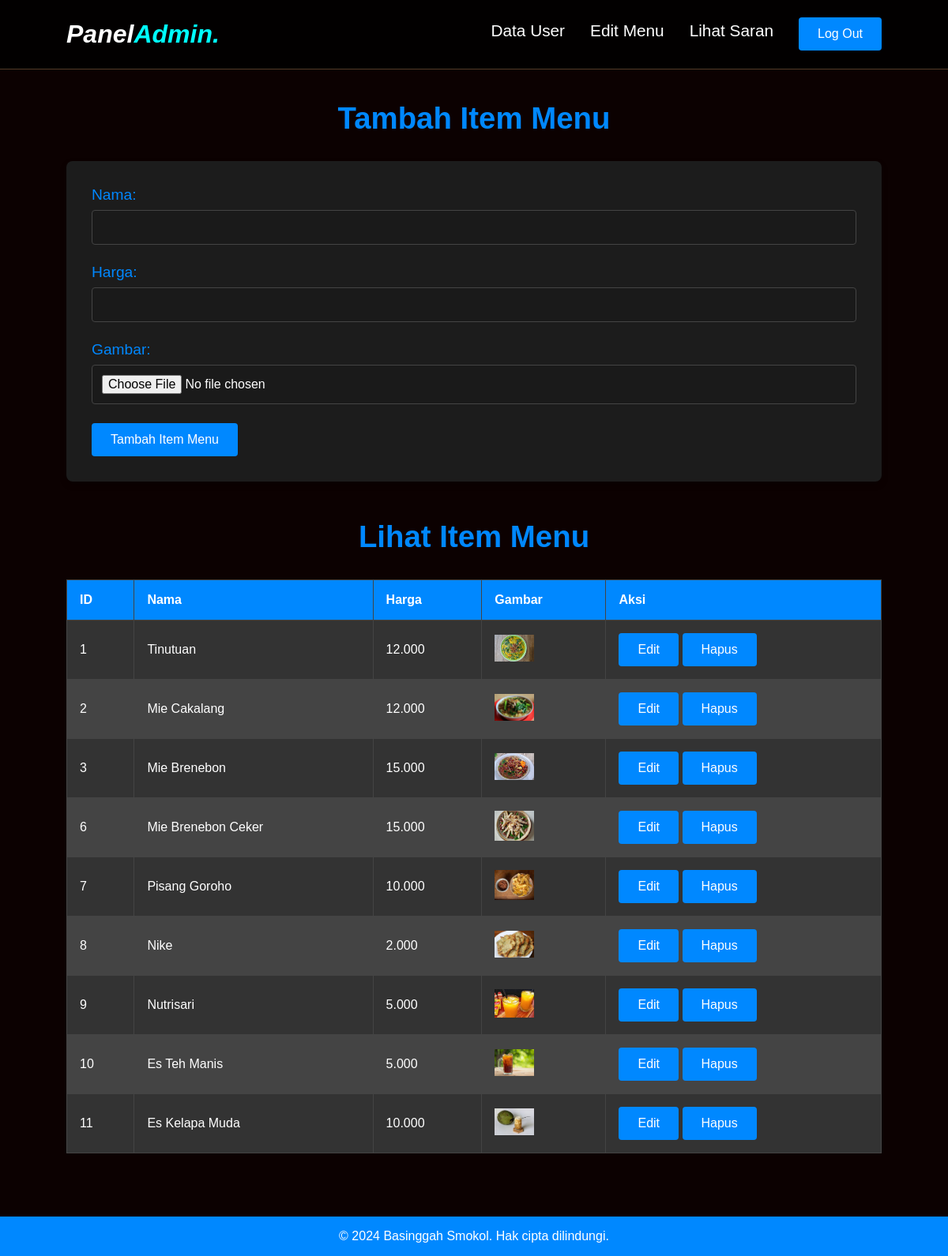
The page /admin.php (signed in) on the database its author committed.
### tables this page shows
CREATE TABLE `menu` (
  `id` int(11) NOT NULL,
  `name` varchar(255) NOT NULL,
  `price` varchar(255) NOT NULL,
  `image` varchar(255) NOT NULL
);

### admin.php (the view, shortened to what this page needs)
<?php
include 'koneksi.php';
$menus = $conn->query("SELECT * FROM menu");
?>
<!DOCTYPE html>
<html lang="id">
<head>
  <link rel="stylesheet" href="css/admin.css">
</head>
<body>
<header class="admin-header">
  <div class="admin-logo">Panel<span>Admin.</span></div>
  <nav class="navbar">
    <div class="navbar-nav">
      <a href="data_user.php">Data User</a>
      <a href="edit_menu.php">Edit Menu</a>
      <a href="lihat_saran.php">Lihat Saran</a>
    </div>
  </nav>
  <a href="logout_admin.php" class="btn logout">Log Out</a>
</header>
<main class="admin-panel">
  <section id="add-menu" class="admin-section">
    <h2>Tambah Item Menu</h2>
    <form method="post" enctype="multipart/form-data" class="admin-form">
      <div class="form-group">
        <label for="name">Nama:</label>
        <input type="text" id="name" name="name" required>
      </div>
      <div class="form-group">
        <label for="price">Harga:</label>
        <input type="text" id="price" name="price" required>
      </div>
      <div class="form-group">
        <label for="image">Gambar:</label>
        <input type="file" id="image" name="image" accept="image/*" required>
      </div>
      <button type="submit" name="add_menu" class="btn">Tambah Item Menu</button>
    </form>
  </section>
  <section id="view-menu" class="admin-section">
    <h2>Lihat Item Menu</h2>
    <table class="admin-table">
      <thead>
        <tr>
          <th>ID</th>
          <th>Nama</th>
          <th>Harga</th>
          <th>Gambar</th>
          <th>Aksi</th>
        </tr>
      </thead>
      <tbody>
        <?php while ($row = $menus->fetch_assoc()): ?>
        <tr>
          <td><?php echo $row['id']; ?></td>
          <td><?php echo $row['name']; ?></td>
          <td><?php echo $row['price']; ?></td>
          <td><img src="img/<?php echo $row['image']; ?>" alt="<?php echo $row['name']; ?>" width="50"></td>
          <td>
            <a href="edit_menu.php?id=<?php echo $row['id']; ?>" class="btn">Edit</a>
            <a href="admin.php?delete_id=<?php echo $row['id']; ?>" onclick="return confirm('Apakah Anda yakin?')" class="btn">Hapus</a>
          </td>
        </tr>
        <?php endwhile; ?>
      </tbody>
    </table>
  </section>
</main>
<footer>
  <p>&copy; 2024 Basinggah Smokol. Hak cipta dilindungi.</p>
</footer>
</body>
</html>

### css/admin.css (style rules this page uses)
:root { --primary: rgb(0, 136, 255); --bg: #0c0101; --input-bg: #1a1a1a; --input-border: #444; --focus-border: var(--primary); --button-bg: var(--primary); --button-hover-bg: #005bb5; --label-color: var(--primary); }
* { margin: 0; padding: 0; box-sizing: border-box; outline: none; border: none; text-decoration: none; }
html { scroll-behavior: smooth; }
body { font-family: "Poppins", sans-serif; background-color: var(--bg); color: #fff; }
.admin-header { display: flex; justify-content: space-between; align-items: center; padding: 1.4rem 7%; background-color: rgba(1, 1, 1, 0.8); border-bottom: 1px solid #513c28; position: fixed; top: 0; left: 0; right: 0; z-index: 9999; }
.admin-header .admin-logo { font-size: 2rem; font-weight: 700; color: #fff; font-style: italic; }
.admin-header .admin-logo span { color: aqua; }
.navbar { display: flex; align-items: center; margin-left: auto; }
.navbar .navbar-nav { display: flex; }
.navbar .navbar-nav a { color: white; display: inline-block; font-size: 1.3rem; margin: 0 1rem; }
.navbar .navbar-nav a::after { content: ""; display: block; padding-bottom: 0.5rem; border-bottom: 0.1rem solid var(--primary); transform: scaleX(0); transition: 0.2s linear; }
.admin-panel { padding: 8rem 7% 2rem; }
.admin-section { margin-bottom: 3rem; }
.admin-section h2 { text-align: center; font-size: 2.4rem; margin-bottom: 2rem; color: var(--primary); }
.admin-form { background-color: #1c1c1c; padding: 2rem; border-radius: 8px; box-shadow: 0 4px 8px rgba(0, 0, 0, 0.2); animation: slideIn 0.5s ease-in-out; }
.form-group { margin-bottom: 1.5rem; position: relative; }
.form-group label { display: block; font-size: 1.2rem; color: var(--label-color); margin-bottom: 0.5rem; transition: color 0.3s ease; }
.form-group input[type="text"], .form-group input[type="file"] { width: 100%; padding: 0.75rem; border-radius: 4px; border: 1px solid var(--input-border); background-color: var(--input-bg); color: #fff; font-size: 1rem; transition: border-color 0.3s ease, background-color 0.3s ease; }
.form-group input[type="text"]::placeholder, .form-group input[type="file"]::placeholder { color: #aaa; }
.btn { padding: 0.75rem 1.5rem; background-color: var(--button-bg); color: #fff; border-radius: 4px; cursor: pointer; display: inline-block; font-size: 1rem; text-align: center; transition: background-color 0.3s ease; }
.btn.logout { margin-left: 1rem; }
.admin-table { width: 100%; border-collapse: collapse; margin-bottom: 1.5rem; }
.admin-table th, .admin-table td { padding: 1rem; border: 1px solid #444; text-align: left; }
.admin-table th { background-color: var(--primary); color: #fff; }
.admin-table tbody tr:nth-child(odd) { background-color: #333; }
.admin-table tbody tr:nth-child(even) { background-color: #444; }
footer { background-color: var(--primary); text-align: center; padding: 1rem 0; }
footer p { color: #fff; font-size: 1rem; }

### rows shown on the page
menu: id "1", name "Tinutuan", price "12.000", image (picture)
menu: id "2", name "Mie Cakalang", price "12.000", image (picture)
menu: id "3", name "Mie Brenebon", price "15.000", image (picture)
menu: id "6", name "Mie Brenebon Ceker", price "15.000", image (picture)
menu: id "7", name "Pisang Goroho", price "10.000", image (picture)
menu: id "8", name "Nike", price "2.000", image (picture)
menu: id "9", name "Nutrisari", price "5.000", image (picture)
menu: id "10", name "Es Teh Manis", price "5.000", image (picture)
menu: id "11", name "Es Kelapa Muda", price "10.000", image (picture)
